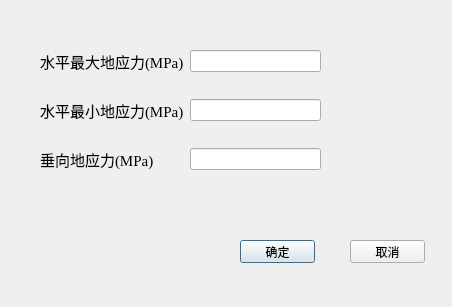
<?xml version="1.0" encoding="UTF-8"?>
<ui version="4.0">
 <class>dialog</class>
 <widget class="QDialog" name="dialog">
  <property name="geometry">
   <rect>
    <x>0</x>
    <y>0</y>
    <width>452</width>
    <height>307</height>
   </rect>
  </property>
  <property name="windowTitle">
   <string>三向地应力修改</string>
  </property>
  <widget class="QPushButton" name="pushButton">
   <property name="geometry">
    <rect>
     <x>240</x>
     <y>240</y>
     <width>75</width>
     <height>23</height>
    </rect>
   </property>
   <property name="text">
    <string>确定</string>
   </property>
  </widget>
  <widget class="QPushButton" name="pushButton_2">
   <property name="geometry">
    <rect>
     <x>350</x>
     <y>240</y>
     <width>75</width>
     <height>23</height>
    </rect>
   </property>
   <property name="text">
    <string>取消</string>
   </property>
  </widget>
  <widget class="QWidget" name="layoutWidget">
   <property name="geometry">
    <rect>
     <x>40</x>
     <y>50</y>
     <width>281</width>
     <height>121</height>
    </rect>
   </property>
   <layout class="QFormLayout" name="formLayout">
    <item row="0" column="0">
     <widget class="QLabel" name="label_2">
      <property name="font">
       <font>
        <family>Times New Roman</family>
        <pointsize>11</pointsize>
       </font>
      </property>
      <property name="text">
       <string>水平最大地应力(MPa)</string>
      </property>
     </widget>
    </item>
    <item row="0" column="1">
     <widget class="QLineEdit" name="lineEdit_1"/>
    </item>
    <item row="1" column="0">
     <spacer name="verticalSpacer">
      <property name="orientation">
       <enum>Qt::Vertical</enum>
      </property>
      <property name="sizeHint" stdset="0">
       <size>
        <width>20</width>
        <height>40</height>
       </size>
      </property>
     </spacer>
    </item>
    <item row="2" column="0">
     <widget class="QLabel" name="label_3">
      <property name="font">
       <font>
        <family>Times New Roman</family>
        <pointsize>11</pointsize>
       </font>
      </property>
      <property name="text">
       <string>水平最小地应力(MPa)</string>
      </property>
     </widget>
    </item>
    <item row="2" column="1">
     <widget class="QLineEdit" name="lineEdit_2"/>
    </item>
    <item row="3" column="1">
     <spacer name="verticalSpacer_2">
      <property name="orientation">
       <enum>Qt::Vertical</enum>
      </property>
      <property name="sizeHint" stdset="0">
       <size>
        <width>20</width>
        <height>40</height>
       </size>
      </property>
     </spacer>
    </item>
    <item row="4" column="0">
     <widget class="QLabel" name="label_4">
      <property name="font">
       <font>
        <family>Times New Roman</family>
        <pointsize>11</pointsize>
       </font>
      </property>
      <property name="text">
       <string>垂向地应力(MPa)</string>
      </property>
     </widget>
    </item>
    <item row="4" column="1">
     <widget class="QLineEdit" name="lineEdit_3"/>
    </item>
   </layout>
  </widget>
 </widget>
 <resources/>
 <connections>
  <connection>
   <sender>pushButton</sender>
   <signal>clicked()</signal>
   <receiver>dialog</receiver>
   <slot>input_data_2()</slot>
   <hints>
    <hint type="sourcelabel">
     <x>249</x>
     <y>248</y>
    </hint>
    <hint type="destinationlabel">
     <x>132</x>
     <y>225</y>
    </hint>
   </hints>
  </connection>
  <connection>
   <sender>pushButton_2</sender>
   <signal>clicked()</signal>
   <receiver>lineEdit_1</receiver>
   <slot>clear()</slot>
   <hints>
    <hint type="sourcelabel">
     <x>399</x>
     <y>242</y>
    </hint>
    <hint type="destinationlabel">
     <x>277</x>
     <y>52</y>
    </hint>
   </hints>
  </connection>
  <connection>
   <sender>pushButton_2</sender>
   <signal>clicked()</signal>
   <receiver>lineEdit_2</receiver>
   <slot>clear()</slot>
   <hints>
    <hint type="sourcelabel">
     <x>381</x>
     <y>247</y>
    </hint>
    <hint type="destinationlabel">
     <x>257</x>
     <y>104</y>
    </hint>
   </hints>
  </connection>
  <connection>
   <sender>pushButton_2</sender>
   <signal>clicked()</signal>
   <receiver>lineEdit_3</receiver>
   <slot>clear()</slot>
   <hints>
    <hint type="sourcelabel">
     <x>362</x>
     <y>248</y>
    </hint>
    <hint type="destinationlabel">
     <x>293</x>
     <y>157</y>
    </hint>
   </hints>
  </connection>
 </connections>
 <slots>
  <slot>input_data_2()</slot>
 </slots>
</ui>
